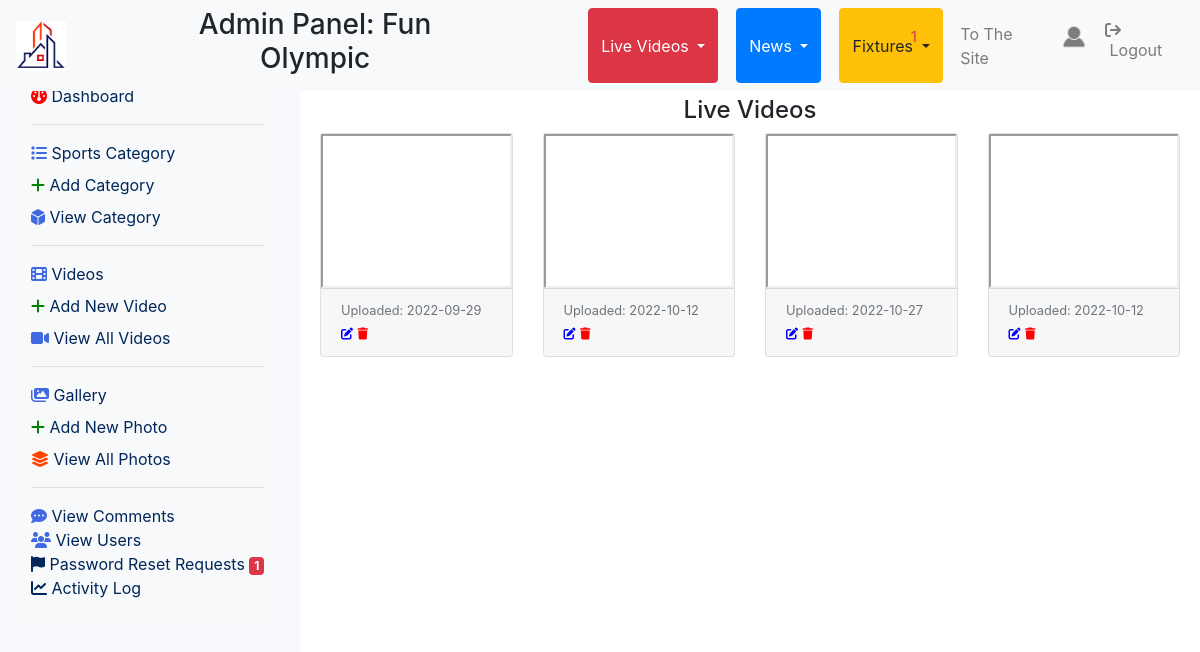
The app's page /admin/view_live_videos.php (signed in) with its own data.
### tables this page shows
CREATE TABLE `users` (
  `uid` int(11) NOT NULL,
  `fullname` varchar(255) NOT NULL,
  `phone` varchar(255) NOT NULL,
  `nationality` varchar(255) NOT NULL,
  `email` varchar(255) NOT NULL,
  `profile_image` varchar(255) NOT NULL,
  `username` varchar(255) NOT NULL,
  `password` varchar(255) NOT NULL,
  `status` varchar(255) NOT NULL,
  `registered_date` varchar(255) NOT NULL,
  `is_admin` int(11) NOT NULL,
  `last_login` varchar(255) NOT NULL
);

CREATE TABLE `live_videos` (
  `lvid` int(11) NOT NULL,
  `video_title` varchar(255) NOT NULL,
  `video_description` varchar(5000) NOT NULL,
  `video_url` varchar(255) NOT NULL,
  `video_category` varchar(255) NOT NULL,
  `uploaded_date` varchar(255) NOT NULL,
  `uploaded_time` varchar(255) NOT NULL
);

### admin/functions.php (called while the page is built, shortened)
<?php include "../db.php"?>
<?php
function recordCount($table){
    global $connection;
    $query = "SELECT * FROM " . $table;
    $select_from_table = mysqli_query($connection, $query);
    $result = mysqli_num_rows($select_from_table);
    return $result;
}
?>

### admin/view_live_videos.php (the view, shortened to what this page needs)
<?php include "admin_header.php" ?>
<div class="col-md-3" id="sidebar">
    <?php include "sidebar.php"?>
</div>
<div class="col-md-9" id="main-container">
    <h4 class="text-center">Live Videos</h4>
    <div class="row justify-content-center">
        <?php
        if(recordCount('live_videos')==0){
            echo"<h5 class='text-danger'>No live videos</h5>";
        }
        else{
            $query = "SELECT * FROM live_videos";
            $select_videos = mysqli_query($connection, $query);
            while($row = mysqli_fetch_assoc($select_videos)) {
                $lvid        = $row['lvid'];
                $video_title      = $row['video_title'];
                $video_url     = $row['video_url'];
                $uploaded_date= $row['uploaded_date'];
                echo "<div class='col-md-3' style='margin-bottom:20px'>
                        <div class='card'>
                            <iframe width='' height='' src='$video_url' autoplay>
                            </iframe>
                            <div class='card-footer'>
                                <small class='text-muted'>Uploaded: $uploaded_date</small>
                                <a href='edit_live_video.php?edit=$lvid' style='font-size:12px; color:blue' data-toggle='tooltip' data-placement='bottom' title='edit'><i class='fa-solid fa-pen-to-square'></i></a>
                                <a href='view_live_videos.php?delete=$lvid&title=$video_title' onClick=\"javascript: return confirm('Are you sure you want to delete?'); \" style='font-size:12px; color:Red' data-toggle='tooltip' data-placement='bottom' title='delete'><i class='fa-solid fa-trash'></i></a>
                            </div>
                        </div>
                    </div>";
            }
        }
        ?>
    </div>
</div>
<?php include "admin_footer.php" ?>

### admin/admin_header.php (shortened to what this page needs)
<?php include "functions.php" ?>
<?php
$username = $_SESSION['username'];
?>
<!DOCTYPE html>
<html lang="en">
<head>
    <link rel="stylesheet" href="https://stackpath.bootstrapcdn.com/bootstrap/4.5.0/css/bootstrap.min.css">
    <link rel="stylesheet" href="https://maxcdn.bootstrapcdn.com/font-awesome/4.7.0/css/font-awesome.min.css">
    <link rel="stylesheet" href="css/style.css">
</head>
<body>
    <div class="container-fluid">
        <nav class="navbar navbar-expand-md fixed-top navbar-light bg-light">
            <a class="navbar-brand" href="../admin/"><img src="../images/logo.png" height="50" width="50" alt=""></a>
            <div class="collapse navbar-collapse" id="navbarNav">
                <ul class="navbar-nav mr-auto">
                    <h3 class="text-center">Admin Panel: Fun Olympic</h3>
                    <div class="btn-group">
                        <button type="button" class="btn btn-danger dropdown-toggle" data-toggle="dropdown"
                            aria-haspopup="true" aria-expanded="false">
                            Live Videos
                        </button>
                    </div>
                    <div class="btn-group">
                        <button type="button" class="btn btn-primary dropdown-toggle" data-toggle="dropdown"
                            aria-haspopup="true" aria-expanded="false">
                            News
                        </button>
                    </div>
                    <div class="btn-group">
                        <button type="button" class="btn btn-warning dropdown-toggle" data-toggle="dropdown"
                            aria-haspopup="true" aria-expanded="false">
                            Fixtures
                        </button>
                    </div>
                </ul>
                <ul class="navbar-nav">
                <li class="nav-item">
                        <a href="view_emails.php" class="nav-link text-danger" style="font-size:25px" data-toggle="tooltip" title="Emails"><i class="fa-solid fa-bell"></i>
                        <sup><small>
                            <?php
                        $query = "SELECT * FROM emails WHERE status='unread'";
                        $select_from_table = mysqli_query($connection, $query);
                        echo mysqli_num_rows($select_from_table);
                        ?>
                        </small></sup>
                        </a>
                    </li>
                    <li class="nav-item">
                        <a href="../home.php" class="nav-link" target="_blank">To The Site</a>
                    </li>
                    <li class="nav-item">
                        <a class="nav-link" href="profile.php">
                        <?php
                            $query = "SELECT * FROM users WHERE username = '$username'";
                            $select_user = mysqli_query($connection, $query);
                            while($row = mysqli_fetch_assoc($select_user)) {
                                $profile_image = $row['profile_image'];
                            ?>
                            <img
                                src="../images/<?php echo $profile_image ?>"
                                height="30" width="30" alt="" style="border-radius:50%"
                                ><?php } ?>
                            </a>
                    </li>
                    <li class="nav-item">
                        <a class="nav-link" href="../logout.php"><i
                                class="fa-solid fa-arrow-right-from-bracket"></i>&nbsp;Logout</a>
                    </li>
                </ul>
            </div>
        </nav>
        <div class="row">
        </div>
        <div class="row">

### admin/css/style.css (style rules this page uses)
html { height: 100%; }
#main-container { margin-top: 60px; position: fixed; left:25%; height: 90%; overflow-y: auto; padding: 20px; }
#sidebar { padding-top:60px; background-color: ghostwhite; position: fixed; left:0; height: 100%; overflow-y: auto; }

### admin/css/sidebar.css (style rules this page uses)
ul { margin-left:-40px; }
ul li { list-style: none; color:#01265a; }
ul li a { color: #01265a; }

### records on screen
users: profile_image (placeholder picture)
live_videos: uploaded_date "2022-09-29"
live_videos: uploaded_date "2022-10-12"
live_videos: uploaded_date "2022-10-27"
live_videos: uploaded_date "2022-10-12"

### other values on screen
mysqli_num_rows($select_from_table) "1"
pending_password_reset_count() "1"
